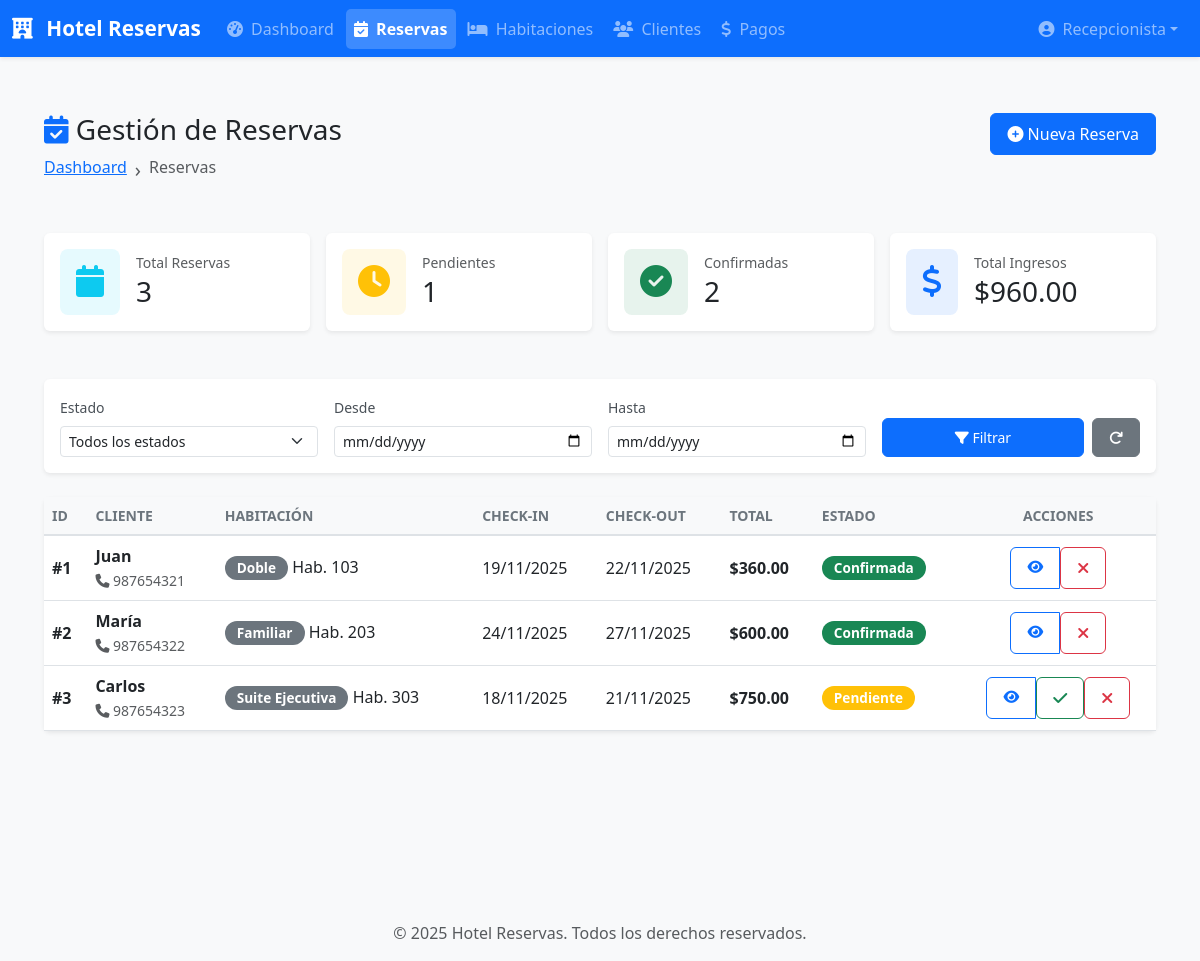
The page /public/reservas (signed in) on the database its author committed.
### tables this page shows
CREATE TABLE reservas (
    id INT PRIMARY KEY AUTO_INCREMENT,
    codigo VARCHAR(20) UNIQUE NOT NULL,  
    cliente_id INT NOT NULL,
    habitacion_id INT NOT NULL,
    usuario_id INT,  
    fecha_entrada DATE NOT NULL,
    fecha_salida DATE NOT NULL,
    num_huespedes INT NOT NULL DEFAULT 1,
    num_noches INT NOT NULL,
    precio_noche DECIMAL(10,2) NOT NULL,
    precio_total DECIMAL(10,2) NOT NULL,
    estado ENUM('pendiente', 'confirmada', 'cancelada', 'completada') DEFAULT 'pendiente',
    observaciones TEXT,
    fecha_checkin DATETIME,
    fecha_checkout DATETIME,
    created_at TIMESTAMP DEFAULT CURRENT_TIMESTAMP,
    updated_at TIMESTAMP DEFAULT CURRENT_TIMESTAMP ON UPDATE CURRENT_TIMESTAMP,
    FOREIGN KEY (cliente_id) REFERENCES clientes(id) ON DELETE RESTRICT,
    FOREIGN KEY (habitacion_id) REFERENCES habitaciones(id) ON DELETE RESTRICT,
    FOREIGN KEY (usuario_id) REFERENCES usuarios(id) ON DELETE SET NULL,
    INDEX idx_codigo (codigo),
    INDEX idx_cliente (cliente_id),
    INDEX idx_habitacion (habitacion_id),
    INDEX idx_fechas (fecha_entrada, fecha_salida),
    INDEX idx_estado (estado)
);

CREATE TABLE clientes (
    id INT PRIMARY KEY AUTO_INCREMENT,
    usuario_id INT NULL,
    nombre VARCHAR(100) NOT NULL,
    apellido VARCHAR(100) NOT NULL,
    documento VARCHAR(50) UNIQUE NOT NULL,
    tipo_documento ENUM('DNI', 'Pasaporte', 'CE') DEFAULT 'DNI',
    email VARCHAR(100) NOT NULL,
    telefono VARCHAR(20) NOT NULL,
    direccion TEXT,
    fecha_nacimiento DATE,
    nacionalidad VARCHAR(50),
    created_at TIMESTAMP DEFAULT CURRENT_TIMESTAMP,
    updated_at TIMESTAMP DEFAULT CURRENT_TIMESTAMP ON UPDATE CURRENT_TIMESTAMP,
    FOREIGN KEY (usuario_id) REFERENCES usuarios(id) ON DELETE SET NULL,
    INDEX idx_documento (documento),
    INDEX idx_email (email)
);

CREATE TABLE tipos_habitacion (
    id INT PRIMARY KEY AUTO_INCREMENT,
    nombre VARCHAR(50) NOT NULL,
    descripcion TEXT,
    capacidad INT NOT NULL,
    precio_base DECIMAL(10,2) NOT NULL,
    caracteristicas TEXT,  
    imagen VARCHAR(255),
    created_at TIMESTAMP DEFAULT CURRENT_TIMESTAMP,
    updated_at TIMESTAMP DEFAULT CURRENT_TIMESTAMP ON UPDATE CURRENT_TIMESTAMP
);

CREATE TABLE habitaciones (
    id INT PRIMARY KEY AUTO_INCREMENT,
    numero VARCHAR(10) UNIQUE NOT NULL,
    tipo_id INT NOT NULL,
    piso INT NOT NULL,
    precio_noche DECIMAL(10,2) NOT NULL,
    estado ENUM('disponible', 'ocupada', 'mantenimiento') DEFAULT 'disponible',
    descripcion TEXT,
    caracteristicas TEXT,  
    imagen VARCHAR(255),
    created_at TIMESTAMP DEFAULT CURRENT_TIMESTAMP,
    updated_at TIMESTAMP DEFAULT CURRENT_TIMESTAMP ON UPDATE CURRENT_TIMESTAMP,
    FOREIGN KEY (tipo_id) REFERENCES tipos_habitacion(id) ON DELETE RESTRICT,
    INDEX idx_numero (numero),
    INDEX idx_estado (estado),
    INDEX idx_tipo (tipo_id)
);

### views/reservas/index.php (the view, shortened to what the rows shown need)
<?php
$reservas = $data['reservas'] ?? [];
$estadisticas = $data['estadisticas'] ?? [];
$fechaDesde = $data['filtros']['fecha_desde'] ?? '';
$fechaHasta = $data['filtros']['fecha_hasta'] ?? '';
require_once __DIR__ . '/../layouts/header.php';
?>
<div class="container-fluid py-4">
    <div class="row mb-4">
        <div class="col-md-6">
            <h1 class="h3 mb-2">
                <i class="fas fa-calendar-check text-primary"></i>
                Gestión de Reservas
            </h1>
            <nav aria-label="breadcrumb">
                <ol class="breadcrumb">
                    <li class="breadcrumb-item"><a href="<?= $base ?>/dashboard">Dashboard</a></li>
                    <li class="breadcrumb-item active">Reservas</li>
                </ol>
            </nav>
        </div>
        <div class="col-md-6 text-end">
            <a href="<?= $base ?>/reservas/crear" class="btn btn-primary">
                <i class="fas fa-plus-circle"></i>
                Nueva Reserva
            </a>
        </div>
    </div>
    <div class="row g-3 mb-4">
        <div class="col-md-3">
            <div class="card border-0 shadow-sm">
                <div class="card-body">
                    <div class="d-flex align-items-center">
                        <div class="flex-shrink-0">
                            <div class="bg-info bg-opacity-10 text-info rounded-3 p-3">
                                <i class="fas fa-calendar fa-2x"></i>
                            </div>
                        </div>
                        <div class="flex-grow-1 ms-3">
                            <h6 class="text-muted mb-1 small">Total Reservas</h6>
                            <h3 class="mb-0"><?= count($reservas) ?></h3>
                        </div>
                    </div>
                </div>
            </div>
        </div>
        <div class="col-md-3">
            <div class="card border-0 shadow-sm">
                <div class="card-body">
                    <div class="d-flex align-items-center">
                        <div class="flex-shrink-0">
                            <div class="bg-warning bg-opacity-10 text-warning rounded-3 p-3">
                                <i class="fas fa-clock fa-2x"></i>
                            </div>
                        </div>
                        <div class="flex-grow-1 ms-3">
                            <h6 class="text-muted mb-1 small">Pendientes</h6>
                            <h3 class="mb-0"><?= $estadisticas['pendientes'] ?? 0 ?></h3>
                        </div>
                    </div>
                </div>
            </div>
        </div>
        <div class="col-md-3">
            <div class="card border-0 shadow-sm">
                <div class="card-body">
                    <div class="d-flex align-items-center">
                        <div class="flex-shrink-0">
                            <div class="bg-success bg-opacity-10 text-success rounded-3 p-3">
                                <i class="fas fa-check-circle fa-2x"></i>
                            </div>
                        </div>
                        <div class="flex-grow-1 ms-3">
                            <h6 class="text-muted mb-1 small">Confirmadas</h6>
                            <h3 class="mb-0"><?= $estadisticas['confirmadas'] ?? 0 ?></h3>
                        </div>
                    </div>
                </div>
            </div>
        </div>
        <div class="col-md-3">
            <div class="card border-0 shadow-sm">
                <div class="card-body">
                    <div class="d-flex align-items-center">
                        <div class="flex-shrink-0">
                            <div class="bg-primary bg-opacity-10 text-primary rounded-3 p-3">
                                <i class="fas fa-dollar-sign fa-2x"></i>
                            </div>
                        </div>
                        <div class="flex-grow-1 ms-3">
                            <h6 class="text-muted mb-1 small">Total Ingresos</h6>
                            <h3 class="mb-0">$<?= number_format($estadisticas['total_ingresos'] ?? 0, 2) ?></h3>
                        </div>
                    </div>
                </div>
            </div>
        </div>
    </div>
    <div class="card border-0 shadow-sm mb-4">
        <div class="card-body">
            <form method="GET" action="<?= $base ?>/reservas" class="row g-3">
                <div class="col-md-3">
                    <label class="form-label small">Estado</label>
                    <select name="estado" class="form-select form-select-sm">
                        <option value="">Todos los estados</option>
                    </select>
                </div>
                <div class="col-md-3">
                    <label class="form-label small">Desde</label>
                    <input type="date" name="fecha_desde" class="form-control form-control-sm" value="<?= htmlspecialchars($fechaDesde) ?>">
                </div>
                <div class="col-md-3">
                    <label class="form-label small">Hasta</label>
                    <input type="date" name="fecha_hasta" class="form-control form-control-sm" value="<?= htmlspecialchars($fechaHasta) ?>">
                </div>
                <div class="col-md-3 d-flex align-items-end gap-2">
                    <button type="submit" class="btn btn-primary btn-sm flex-grow-1">
                        <i class="fas fa-filter"></i> Filtrar
                    </button>
                    <a href="<?= $base ?>/reservas" class="btn btn-secondary btn-sm">
                        <i class="fas fa-redo"></i>
                    </a>
                </div>
            </form>
        </div>
    </div>
    <div class="card border-0 shadow-sm">
        <div class="card-body p-0">
            <?php if (empty($reservas)): ?>
                <div class="text-center py-5">
                    <i class="fas fa-calendar-times fa-4x text-muted mb-3 opacity-25"></i>
                    <h5 class="text-muted">No hay reservas registradas</h5>
                    <p class="text-muted mb-4">Comienza creando tu primera reserva</p>
                    <a href="<?= $base ?>/reservas/crear" class="btn btn-primary">
                        <i class="fas fa-plus"></i>
                        Crear Primera Reserva
                    </a>
                </div>
            <?php else: ?>
                <div class="table-responsive">
                    <table class="table table-hover align-middle mb-0">
                        <thead class="table-light">
                            <tr>
                                <th>ID</th>
                                <th>Cliente</th>
                                <th>Habitación</th>
                                <th>Check-in</th>
                                <th>Check-out</th>
                                <th>Total</th>
                                <th>Estado</th>
                                <th class="text-center">Acciones</th>
                            </tr>
                        </thead>
                        <tbody>
                            <?php foreach ($reservas as $reserva): ?>
                                <tr>
                                    <td><strong>#<?= $reserva['id'] ?></strong></td>
                                    <td>
                                        <div>
                                            <strong><?= htmlspecialchars($reserva['cliente_nombre']) ?></strong>
                                            <?php if (!empty($reserva['cliente_telefono'])): ?>
                                                <br><small class="text-muted">
                                                    <i class="fas fa-phone"></i>
                                                    <?= htmlspecialchars($reserva['cliente_telefono']) ?>
                                                </small>
                                            <?php endif; ?>
                                        </div>
                                    </td>
                                    <td>
                                        <span class="badge bg-secondary">
                                            <?= htmlspecialchars($reserva['tipo_habitacion']) ?>
                                        </span>
                                        Hab. <?= $reserva['habitacion_numero'] ?>
                                    </td>
                                    <td><?= date('d/m/Y', strtotime($reserva['fecha_entrada'])) ?></td>
                                    <td><?= date('d/m/Y', strtotime($reserva['fecha_salida'])) ?></td>
                                    <td><strong>$<?= number_format($reserva['precio_total'], 2) ?></strong></td>
                                    <td>
                                        <?php
                                        $badges = [
                                            'pendiente' => 'warning',
                                            'confirmada' => 'success',
                                            'cancelada' => 'danger',
                                            'completada' => 'info'
                                        ];
                                        $badge = $badges[$reserva['estado']] ?? 'secondary';
                                        ?>
                                        <span class="badge bg-<?= $badge ?>">
                                            <?= ucfirst($reserva['estado']) ?>
                                        </span>
                                    </td>
                                    <td class="text-center">
                                        <div class="btn-group btn-group-sm">
                                            <a href="<?= $base ?>/reservas/<?= $reserva['id'] ?>"
                                               class="btn btn-outline-primary"
                                               title="Ver detalles">
                                                <i class="fas fa-eye"></i>
                                            </a>
                                            <?php if ($reserva['estado'] == 'pendiente'): ?>
                                                <form method="POST" action="<?= $base ?>/reservas/<?= $reserva['id'] ?>/confirmar" style="display:inline;">
                                                    <button type="submit" class="btn btn-outline-success" title="Confirmar">
                                                        <i class="fas fa-check"></i>
                                                    </button>
                                                </form>
                                            <?php endif; ?>
                                            <?php if (in_array($reserva['estado'], ['pendiente', 'confirmada'])): ?>
                                                <form method="POST" action="<?= $base ?>/reservas/<?= $reserva['id'] ?>/cancelar" style="display:inline;">
                                                    <button type="submit" class="btn btn-outline-danger" title="Cancelar">
                                                        <i class="fas fa-times"></i>
                                                    </button>
                                                </form>
                                            <?php endif; ?>
                                        </div>
                                    </td>
                                </tr>
                            <?php endforeach; ?>
                        </tbody>
                    </table>
                </div>
            <?php endif; ?>
        </div>
    </div>
</div>
<?php require_once __DIR__ . '/../layouts/footer.php'; ?>

### core/Router.php (shortened to what the rows shown need)
<?php
class Router
{
    private $routes = [];
    private $basePath = '/hotel-reservas/public';
    private function addRoute($method, $path, $handler, $middleware)
    {
        $this->routes[] = [
            'method' => $method,
            'path' => $path,
            'handler' => $handler,
            'middleware' => $middleware
        ];
    }
    public function run()
    {
        $requestMethod = $_SERVER['REQUEST_METHOD'];
        $requestUri = $_SERVER['REQUEST_URI'];
        if (strpos($requestUri, $this->basePath) === 0) {
            $requestUri = substr($requestUri, strlen($this->basePath));
        }
        foreach ($this->routes as $route) {
            if ($route['method'] === $requestMethod) {
                $pattern = $this->convertToRegex($route['path']);
                if (preg_match($pattern, $requestUri, $matches)) {
                    array_shift($matches);
                    $this->executeHandler($route['handler'], $matches);
                    exit;
                }
            }
        }
        exit;
    }
    private function convertToRegex($path)
    {
        $path = preg_quote($path, '/');
        $path = preg_replace('/\\\{([a-zA-Z0-9_]+)\\\}/', '([a-zA-Z0-9_-]+)', $path);
        return '/^' . $path . '$/';
    }
    private function executeHandler($handler, $params = [])
    {
        list($controllerName, $methodName) = explode('@', $handler);
        $controller = new $controllerName();
        call_user_func_array([$controller, $methodName], $params);
    }
}

### rows shown on the page
reservas: id "1", cliente.nombre "Juan", cliente.telefono "987654321", tipos_habitacion.nombre "Doble", habitacion.numero "103", fecha_entrada "19/11/2025", fecha_salida "22/11/2025", precio_total "360.00", estado "Confirmada"
reservas: id "2", cliente.nombre "María", cliente.telefono "987654322", tipos_habitacion.nombre "Familiar", habitacion.numero "203", fecha_entrada "24/11/2025", fecha_salida "27/11/2025", precio_total "600.00", estado "Confirmada"
reservas: id "3", cliente.nombre "Carlos", cliente.telefono "987654323", tipos_habitacion.nombre "Suite Ejecutiva", habitacion.numero "303", fecha_entrada "18/11/2025", fecha_salida "21/11/2025", precio_total "750.00", estado "Pendiente"
